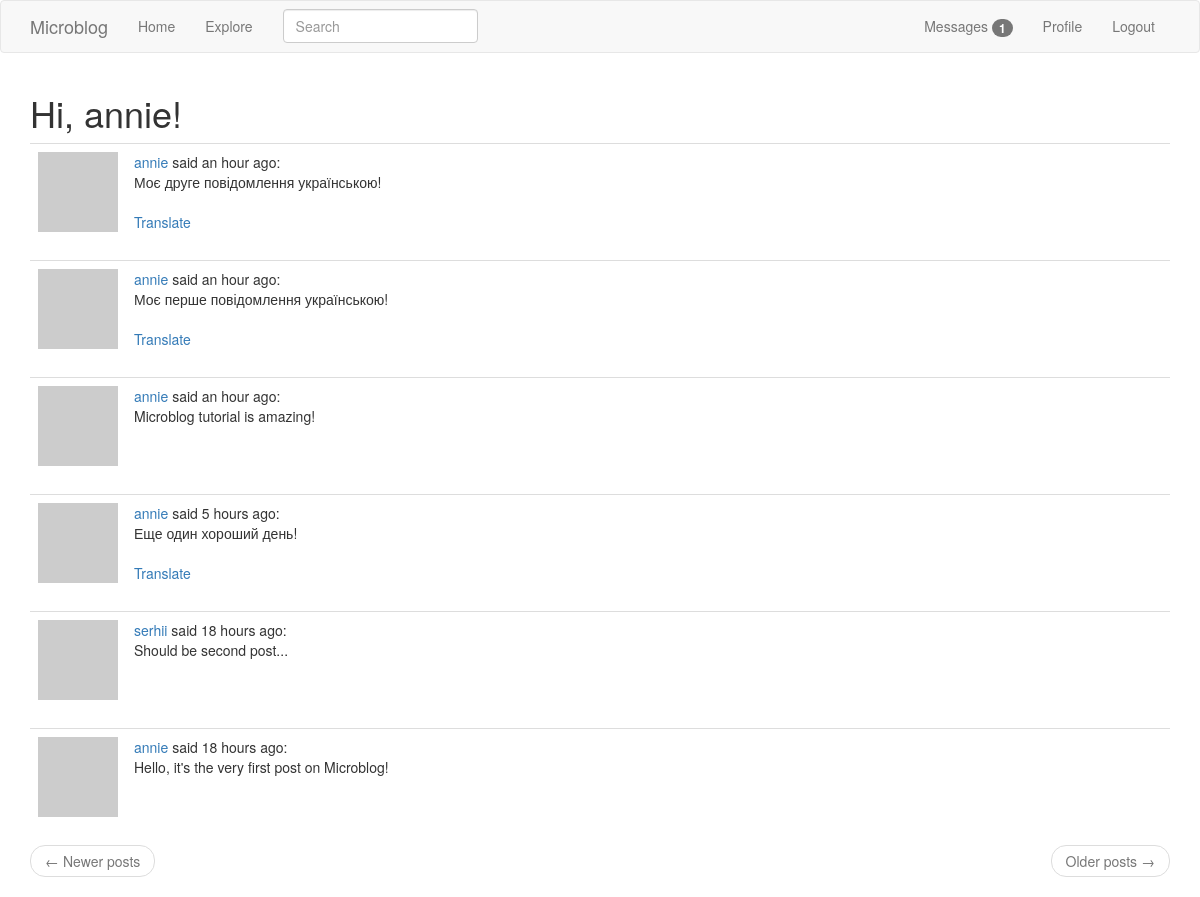
Page /explore (signed in) on the committed database.
### app/models.py (models this page shows, shortened)
class User(UserMixin, db.Model):
    id = db.Column(db.Integer, primary_key=True)
    username = db.Column(db.String(64), index=True, unique=True)
    email = db.Column(db.String(120), index=True, unique=True)
    password_hash = db.Column(db.String(128))
    about_me = db.Column(db.String(140))
    last_seen = db.Column(db.DateTime, default=dt.datetime.utcnow)
    last_message_read_time = db.Column(db.DateTime)
    posts = db.relationship("Post", backref="author", lazy="dynamic")
    followed = db.relationship(
        "User",
        secondary=followers,
        primaryjoin=(followers.c.follower_id == id),
        secondaryjoin=(followers.c.followed_id == id),
        backref=db.backref("followers", lazy="dynamic"),
        lazy="dynamic",
    )
    messages_sent = db.relationship(
        "Message", foreign_keys="Message.sender_id", backref="author", lazy="dynamic"
    )
    messages_received = db.relationship(
        "Message",
        foreign_keys="Message.recipient_id",
        backref="recipient",
        lazy="dynamic",
    )
    notifications = db.relationship("Notification", backref="user", lazy="dynamic")
    tasks = db.relationship("Task", backref="user", lazy="dynamic")
    def avatar(self, size):
        digest = md5(self.email.lower().encode("utf-8")).hexdigest()
        return "https://www.gravatar.com/avatar/{}?d=identicon&s={}".format(
            digest, size
        )
    def new_messages(self):
        last_read_time = self.last_message_read_time or dt.datetime(1900, 1, 1)
        return (
            Message.query.filter_by(recipient=self)
            .filter(Message.timestamp > last_read_time)
            .count()
        )
    def get_tasks_in_progress(self):
        return Task.query.filter_by(user=self, complete=False).all()

class SearchableMixin:
    @classmethod
    def before_commit(cls, session):
        session._changes = {
            "add": list(session.new),
            "update": list(session.dirty),
            "delete": list(session.deleted),
        }
    @classmethod
    def after_commit(cls, session):
        for obj in session._changes["add"]:
            if isinstance(obj, SearchableMixin):
                add_to_index(obj.__tablename__, obj)
        for obj in session._changes["update"]:
            if isinstance(obj, SearchableMixin):
                add_to_index(obj.__tablename__, obj)
        for obj in session._changes["delete"]:
            if isinstance(obj, SearchableMixin):
                remove_from_index(obj.__tablename__, obj)
        session._changes = None

class Post(SearchableMixin, db.Model):
    __searchable__ = ["body"]
    id = db.Column(db.Integer, primary_key=True)
    body = db.Column(db.String(140))
    timestamp = db.Column(db.DateTime, index=True, default=dt.datetime.utcnow)
    user_id = db.Column(db.Integer, db.ForeignKey("user.id"), index=True)
    language = db.Column(db.String(5))

### app/main/routes.py (the view)
@bp.route("/explore")
@login_required
def explore():
    page = request.args.get("page", 1, type=int)
    posts = Post.query.order_by(Post.timestamp.desc()).paginate(
        page, current_app.config["POSTS_PER_PAGE"], False
    )
    next_url = url_for("main.explore", page=posts.next_num) if posts.has_next else None
    prev_url = url_for("main.explore", page=posts.prev_num) if posts.has_prev else None
    return render_template(
        "index.html",
        title=_("Explore"),
        posts=posts.items,
        next_url=next_url,
        prev_url=prev_url,
    )

### app/main/forms.py
class SearchForm(FlaskForm):
    q = StringField(_l("Search"), validators=[DataRequired()])
    def __init__(self, *args, **kwargs):
        if "formdata" not in kwargs:
            kwargs["formdata"] = request.args
        if "csrf_enabled" not in kwargs:
            kwargs["csrf_enabled"] = False
        super(SearchForm, self).__init__(*args, **kwargs)

### app/main/routes.py (called while the page is built)
@bp.before_app_request
def before_request():
    if current_user.is_authenticated:
        current_user.last_seen = datetime.utcnow()
        db.session.commit()
        g.search_form = SearchForm()
    g.locale = str(get_locale())

### app/models.py (called while the page is built)
@login_manager.user_loader
def load_user(id):
    return User.query.get(int(id))

### app/templates/index.html (shortened to what this page needs)
{% extends "base.html" %}
{% import 'bootstrap/wtf.html' as wtf %}
{% block app_content %}
    <h1>{{ _("Hi, %(username)s!", username=current_user.username) }}</h1>
    {% for post in posts %}
        {% include '_post.html' %}
    {% endfor %}
    <nav aria-label="...">
        <ul class="pager">
            <li class="previous{% if not prev_url %} disabled{% endif %}">
                <a href="{{ prev_url or '#' }}">
                    <span aria-hidden="true">&larr;</span> Newer posts
                </a>
            </li>
            <li class="next{% if not next_url %} disabled{% endif %}">
                <a href="{{ next_url or '#' }}">
                    Older posts <span aria-hidden="true">&rarr;</span>
                </a>
            </li>
        </ul>
    </nav>
{% endblock %}

### app/templates/_post.html (shortened to what this page needs)
<table class="table table-hover">
    <tr>
        <td width="70px">
            <a href="{{ url_for('main.user', username=post.author.username) }}">
                <img src="{{ post.author.avatar(70) }}" />
            </a>
        </td>
        <td>
            {{ _('%(username)s said %(when)s', username=user_link, when=moment(post.timestamp).fromNow()) }}:
            <br>
            <span id="post{{ post.id }}">{{ post.body }}</span>
            {% if post.language and post.language != g.locale %}
                <br><br>
                <span id="translation{{ post.id }}">
                    <a href="javascript:translate(
                        '#post{{ post.id }}',
                        '#translation{{ post.id }}',
                        '{{ post.language }}',
                        '{{ g.locale }}');"
                    >{{ _('Translate') }}</a>
                </span>
            {% endif %}
        </td>
    </tr>
</table>

### rows in the picture
Post: body "Моє друге повідомлення українською!"
Post: body "Моє перше повідомлення українською!"
Post: body "Microblog tutorial is amazing!"
Post: body "Еще один хороший день!"
Post: body "Should be second post..."
Post: body "Hello, it's the very first post on Microblog!"

### other values in the picture
{{ new_messages }} "1"
